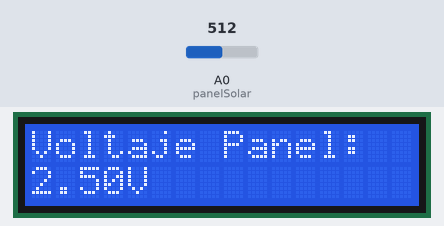
A sketch run on a simulated Arduino Uno, built with avr-gcc and run on an emulated ATmega328P. On the bench: 16×2 character LCD. The test bench sets the inputs (shaded band); at power-on: A0 (panelSolar) = 512.

Above: at 1.2 s.
1.3 s: A0 (panelSolar) set to 716
At 2.5 s:
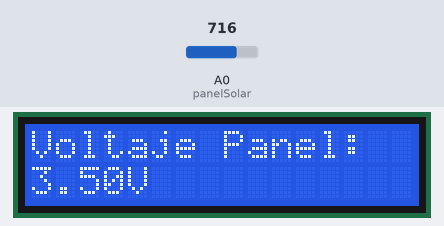
3.6 s: A0 (panelSolar) set to 900
At 4.5 s:
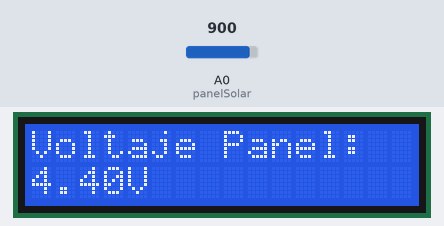
5.6 s: A0 (panelSolar) set to 1023
At 6.5 s:
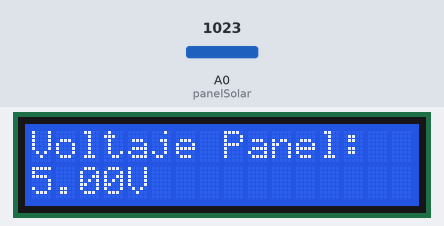
Timing chart, 0 to 8.6 s (numbered marks = the images above; inputs shaded):
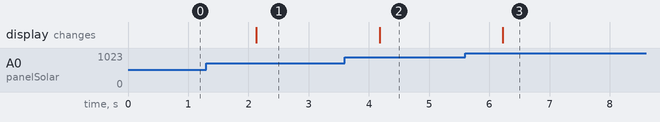

The sketch:

Panel_Solar.ino
```cpp
#include <LiquidCrystal_I2C.h>

LiquidCrystal_I2C lcd(0x3F, 16, 2);   // 0x27 en algunos módulos
int panelSolar = A0;

void setup() {
  lcd.init();
  lcd.backlight();
}

void loop() {

  int lectura = analogRead(panelSolar);
  float voltaje = (lectura * 5.0) / 1023.0;

  lcd.clear();              // primero limpiamos
  lcd.setCursor(0, 0);
  lcd.print("Voltaje Panel:");
  lcd.setCursor(0, 1);
  lcd.print(voltaje, 2);    // 2 decimales
  lcd.print("V");

  delay(1000);
}
```

Measured:
- after the input at 1.3 s, the display: changes after 0.83 s (image 1)
- after the input at 3.6 s, the display: changes after 0.58 s (image 2)
- after the input at 5.6 s, the display: changes after 0.62 s (image 3)
